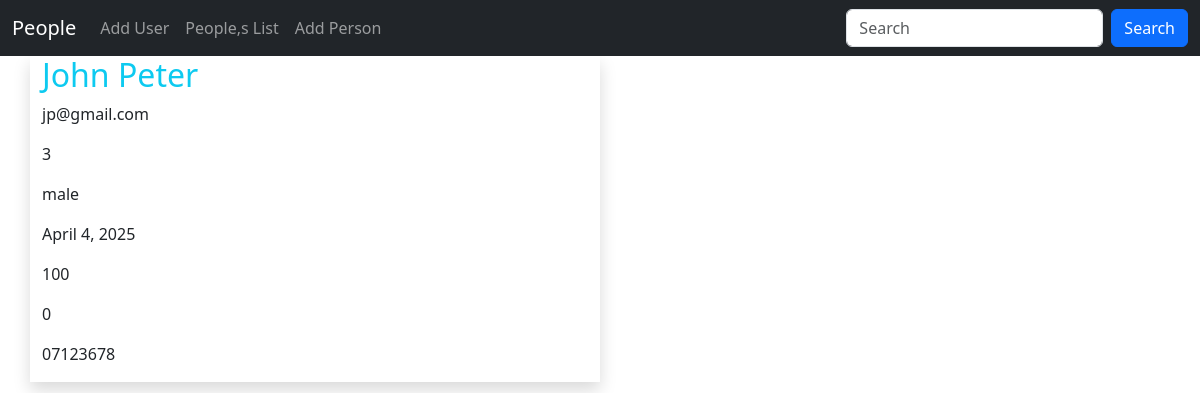
Screenshot of /details/3 with the database file from the repository.
### app/models.py (models this page shows)
class Person(models.Model):
    id = models.AutoField(primary_key=True)
    name = models.CharField(max_length=50)
    phone = models.CharField(max_length=20,unique=True)
    email = models.EmailField(max_length=50, unique=True)
    dob = models.DateField()
    weight = models.IntegerField(default=50)
    height = models.FloatField(default=1.6)
    gender = models.CharField(max_length=50, default='male')
    class Meta:
        db_table = 'person'

### app/views.py (the view)
# urls.py: path('details/<int:id>',views.details, name='details-page'),
def details(request,id):
    person = Person.objects.get(id=id)
    return render(request,'details.html',{'person':person})

### templates/details.html
{% extends 'master.html' %}
{% block content %}
<div class="container">
    <div class="row">
        <div class="col-sm-6 shadow">
            <h2 class="text-info">{{ person.name }}</h2>
            <p>{{ person.email }}</p>
            <p>{{person.id }}</p>
            <p>{{person.gender }}</p>
            <p>{{person.dob }}</p>
            <p>{{ person.height }}</p>
            <p>{{ person.weight }}</p>
            <p>{{ person.phone}}</p>
        </div>
    </div>
</div>
{% endblock %}

### rows the page displays
Person: name "John Peter", email "jp@gmail.com", id "3", gender "male", dob "April 4, 2025", height "100", weight "0", phone "07123678"
